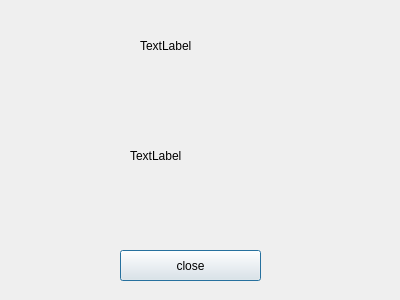
<?xml version="1.0" encoding="UTF-8"?>
<ui version="4.0">
 <class>Dialog</class>
 <widget class="QDialog" name="Dialog">
  <property name="geometry">
   <rect>
    <x>0</x>
    <y>0</y>
    <width>400</width>
    <height>300</height>
   </rect>
  </property>
  <property name="windowTitle">
   <string>Dialog</string>
  </property>
  <widget class="QPushButton" name="pushButton">
   <property name="geometry">
    <rect>
     <x>120</x>
     <y>250</y>
     <width>141</width>
     <height>31</height>
    </rect>
   </property>
   <property name="text">
    <string>close</string>
   </property>
  </widget>
  <widget class="QLabel" name="ideal_t_label">
   <property name="geometry">
    <rect>
     <x>140</x>
     <y>30</y>
     <width>111</width>
     <height>31</height>
    </rect>
   </property>
   <property name="text">
    <string>TextLabel</string>
   </property>
  </widget>
  <widget class="QLabel" name="realTempLabel">
   <property name="geometry">
    <rect>
     <x>130</x>
     <y>140</y>
     <width>111</width>
     <height>31</height>
    </rect>
   </property>
   <property name="text">
    <string>TextLabel</string>
   </property>
  </widget>
 </widget>
 <resources/>
 <connections/>
</ui>
